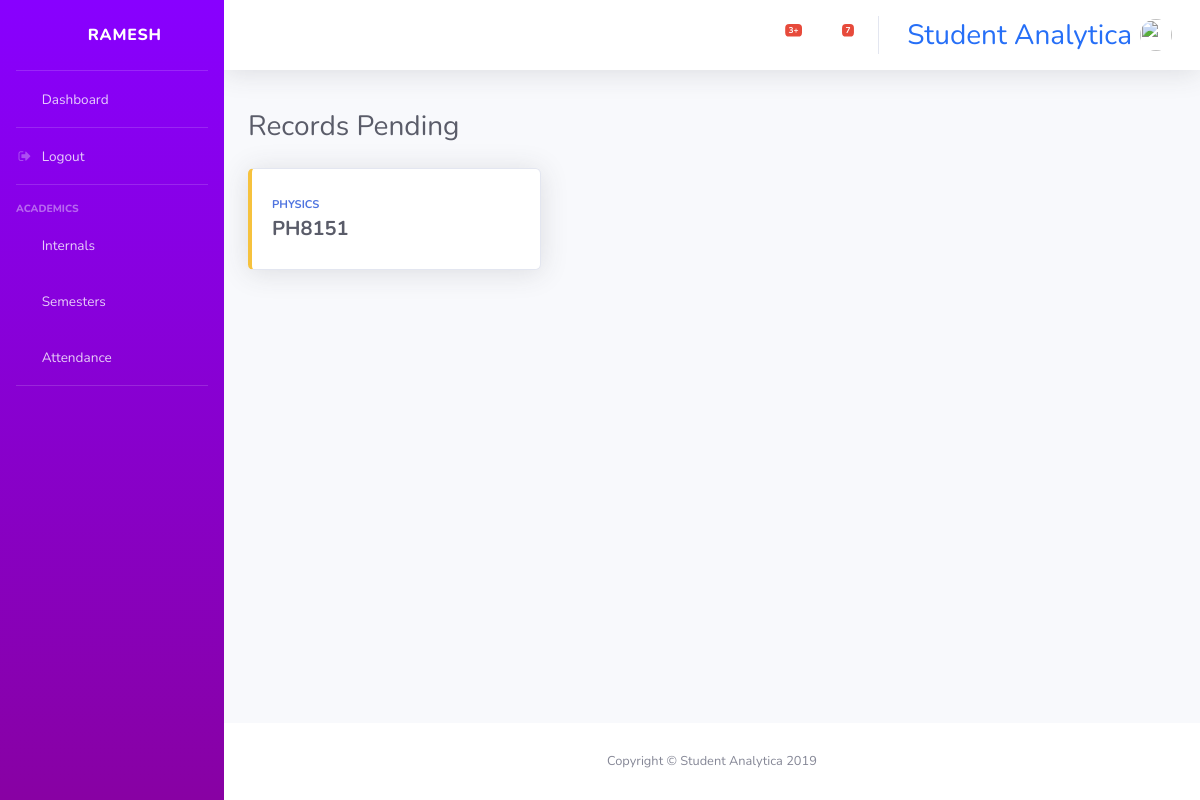
The page /internal/finish_internals/ (signed in) on the database its author committed.
### users/models.py (models this page shows, shortened)
class User(AbstractUser):
    user_type = models.CharField(max_length=20, choices=c.USER_TYPE)
    department = models.CharField(max_length=20, choices=c.DEPT)
    email = models.EmailField()
    date_of_birth = models.DateField(blank=True, null=True)
    age = models.IntegerField(blank=True, null=True)

### console/models.py (models this page shows, shortened)
class IntAssign(models.Model):
    staff = models.ForeignKey(User, on_delete=models.DO_NOTHING)
    subject = models.ForeignKey(Subject, on_delete=models.DO_NOTHING)
    department = models.CharField(max_length=5, choices=c.DEPT, default='MECH')

class Subject(models.Model):
    subname = models.CharField(max_length=100)
    subcode = models.CharField(max_length=7, unique=True)
    subcred = models.CharField(max_length=2, choices=c.CRED, default='1')
    sem = models.CharField(max_length=1, choices=c.SEM, default='1')

### console/views/internals.py (the view)
def finish_internals(request):
    if request.user.is_authenticated:
        if request.user.user_type == "STAFF" or request.user.user_type == "HOD" or request.user.user_type == "ADMIN" or request.user.user_type == "":
            context={
            'classes': IntAssign.objects.filter(staff__username=request.user.username)
            }
            return render(request, 'console/internals/finish_int.html', context)

### console/templates/console/internals/finish_int.html
{% extends "base.html" %}
{% block content %}
<br>
<div class="d-sm-flex align-items-center justify-content-between mb-4">
    <h1 class="h3 mb-0 text-gray-800">Records Pending</h1>
</div>
<div class="row">
    {% for class in classes %}
    <div class="col-xl-4 col-md-6 mb-4">
        <a href="{% url 'delete_int' id=class.subject.subcode id2=class.department %}" style="text-decoration: none;">
            <div class="card border-left-warning shadow h-100 py-2">
                <div class="card-body">
                    <div class="row no-gutters align-items-center">
                        <div class="col mr-2">
                            <div class="text-xs font-weight-bold text-primary text-uppercase mb-1">
                                {{class.subject.subname}}</div>
                            <div class="h5 mb-0 font-weight-bold text-gray-800">
                                {{class.subject.subcode}}</div>
                        </div>
                        <div class="col-auto">
                            <i class="fas fa-book-reader fa-2x text-gray-300"></i>
                        </div>
                    </div>
                </div>
            </div>
        </a>
    </div>
    {% endfor %}
</div>
{% endblock content %}

### console/templates/base.html (shortened to what this page needs)
{% load static %}
<!DOCTYPE html>
<html lang="en">
<head>
  <link href="{% static 'vendor/fontawesome-free/css/all.min.css' %}" rel="stylesheet" type="text/css">
  <link rel="stylesheet" href="https://cdnjs.cloudflare.com/ajax/libs/font-awesome/4.7.0/css/font-awesome.min.css">
  <link href="{% static 'css/sb-admin-2.min.css' %}" rel="stylesheet">
<link rel="stylesheet"
    href="https://cdnjs.cloudflare.com/ajax/libs/tempusdominus-bootstrap-4/5.1.2/css/tempusdominus-bootstrap-4.min.css"
 />
</head>
<body id="page-top">
  <div id="wrapper">
    <ul class="navbar-nav sidebar sidebar-dark accordion" id="accordionSidebar" style="background: rgb(135, 1, 161); background: linear-gradient(360deg, rgb(136, 1, 163) 0%, rgba(136,0,255,1) 100%, rgba(102,0,255,1) 100%);">
      <a class="sidebar-brand d-flex align-items-center justify-content-center" href="">
        <div class="sidebar-brand-icon rotate-n-15">
          <i class="fas fa-laugh-wink"></i>
        </div>
        <div class="sidebar-brand-text mx-3">{{user.username}}</div>
      </a>
      <hr class="sidebar-divider my-0">
      <li class="nav-item">
        <a class="nav-link" href="{% url 'home' %}">
          <i class="fas fa-fw fa-tachometer-alt"></i>
          <span>Dashboard</span>
        </a>
      </li>
      <hr class="sidebar-divider my-0">
      <li class="nav-item">
        <a class="nav-link" href="{% url 'logout' %}">
          <i class="fa fa-fw fa-sign-out"></i>
          <span>Logout</span>
        </a>
      </li>
      <hr class="sidebar-divider">
      <div class="sidebar-heading">
        Academics
      </div>
      <li class="nav-item">
        <a class="nav-link collapsed" href="{% url 'assigned_class' %}">
          <i class="fas fa-fw fa-file-alt"></i>
          <span>Internals</span>
        </a>
      </li>
      <li class="nav-item">
        <a class="nav-link" href="{% url 'assigned_sem' %}">
          <i class="far fa-fw fa-copy"></i>
          <span>Semesters</span></a>
      </li>
      <li class="nav-item">
        <a class="nav-link" href="#">
          <i class="fas fa-fw fa-chart-area"></i>
          <span>Attendance</span></a>
      </li>
      <hr class="sidebar-divider d-none d-md-block">
    </ul>
    <div id="content-wrapper" class="d-flex flex-column">
      <div id="content">
        <nav class="navbar navbar-expand navbar-light bg-white topbar mb-3 static-top shadow">
          <ul class="navbar-nav ml-auto">
            <li class="nav-item dropdown no-arrow mx-1">
              <a class="nav-link dropdown-toggle" href="#" id="alertsDropdown" role="button" data-toggle="dropdown" aria-haspopup="true" aria-expanded="false">
                <i class="fas fa-bell fa-fw"></i>
                <span class="badge badge-danger badge-counter">3+</span>
              </a>
            </li>
            <li class="nav-item dropdown no-arrow mx-1">
              <a class="nav-link dropdown-toggle" href="#" id="messagesDropdown" role="button" data-toggle="dropdown" aria-haspopup="true" aria-expanded="false">
                <i class="fas fa-envelope fa-fw"></i>
                <span class="badge badge-danger badge-counter">7</span>
              </a>
            </li>
            <li class="nav-item">
              <a class="nav-link">
                <h3 class="mr-2 d-none d-lg-inline active" style="color: rgb(38, 111, 247); padding-top:10px">Student Analytica</h3>
                <img class="img-profile rounded-circle" src="{% static '{{user.profile.image}}' %}">
              </a>
            </li>
          </ul>
        </nav>
        <div class="container-fluid">
            {% block content %}
            {% endblock content %}
        </div>
      </div>
      <footer class="sticky-footer bg-white">
        <div class="container my-auto">
          <div class="copyright text-center my-auto">
            <span>Copyright &copy; Student Analytica 2019</span>
          </div>
        </div>
      </footer>
    </div>
  </div>
</body>
</html>

### rows shown on the page
User: username "RAMESH"
IntAssign: subject.subname "PHYSICS", subject.subcode "PH8151"
